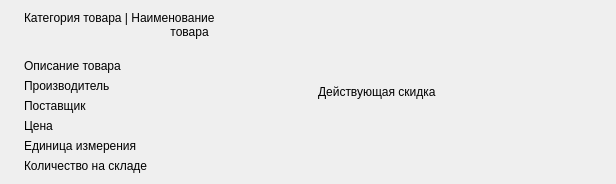
<?xml version="1.0" encoding="UTF-8"?>
<ui version="4.0">
    <class>Form</class>
    <widget class="QWidget" name="Form">
        <property name="geometry">
            <rect>
                <x>0</x>
                <y>0</y>
                <width>616</width>
                <height>180</height>
            </rect>
        </property>
        <property name="windowTitle">
            <string>Form</string>
        </property>
        <layout class="QHBoxLayout" name="horizontalLayout_2">
            <item>
                <layout class="QHBoxLayout" name="horizontalLayout">
                    <item>
                        <widget class="QLabel" name="item_image_label">
                            <property name="sizePolicy">
                                <sizepolicy hsizetype="Fixed"
                                            vsizetype="Fixed">
                                    <horstretch>0</horstretch>
                                    <verstretch>0</verstretch>
                                </sizepolicy>
                            </property>
                            <property name="text">
                                <string/>
                            </property>
                            <property name="pixmap">
                                <pixmap>../../../media/picture.png</pixmap>
                            </property>
                        </widget>
                    </item>
                    <item>
                        <layout class="QVBoxLayout" name="verticalLayout">
                            <item>
                                <widget class="QLabel"
                                        name="item_category_name_label">
                                    <property name="text">
                                        <string>Категория товара | Наименование
                                            товара
                                        </string>
                                    </property>
                                </widget>
                            </item>
                            <item>
                                <widget class="QLabel"
                                        name="item_description_label">
                                    <property name="text">
                                        <string>Описание товара</string>
                                    </property>
                                    <property name="wordWrap">
                                        <bool>true</bool>
                                    </property>
                                </widget>
                            </item>
                            <item>
                                <widget class="QLabel"
                                        name="item_producer_label">
                                    <property name="text">
                                        <string>Производитель</string>
                                    </property>
                                </widget>
                            </item>
                            <item>
                                <widget class="QLabel"
                                        name="item_supplier_label">
                                    <property name="text">
                                        <string>Поставщик</string>
                                    </property>
                                </widget>
                            </item>
                            <item>
                                <widget class="QLabel" name="item_price_label">
                                    <property name="text">
                                        <string>Цена</string>
                                    </property>
                                </widget>
                            </item>
                            <item>
                                <widget class="QLabel"
                                        name="item_measure_label">
                                    <property name="text">
                                        <string>Единица измерения</string>
                                    </property>
                                </widget>
                            </item>
                            <item>
                                <widget class="QLabel"
                                        name="item_stock_quantity_label">
                                    <property name="text">
                                        <string>Количество на складе</string>
                                    </property>
                                </widget>
                            </item>
                        </layout>
                    </item>
                    <item>
                        <widget class="QLabel"
                                name="item_current_discount_label">
                            <property name="text">
                                <string>Действующая скидка</string>
                            </property>
                        </widget>
                    </item>
                </layout>
            </item>
        </layout>
    </widget>
    <resources/>
    <connections/>
</ui>
